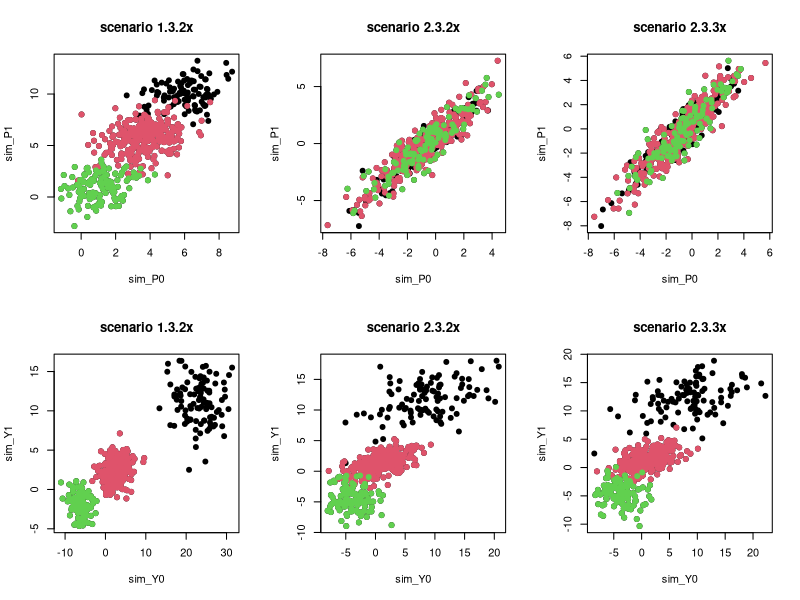
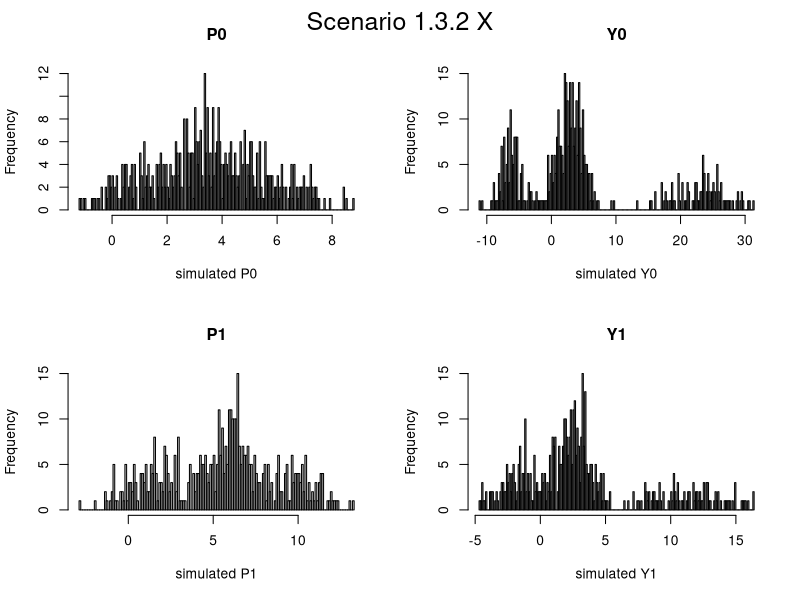
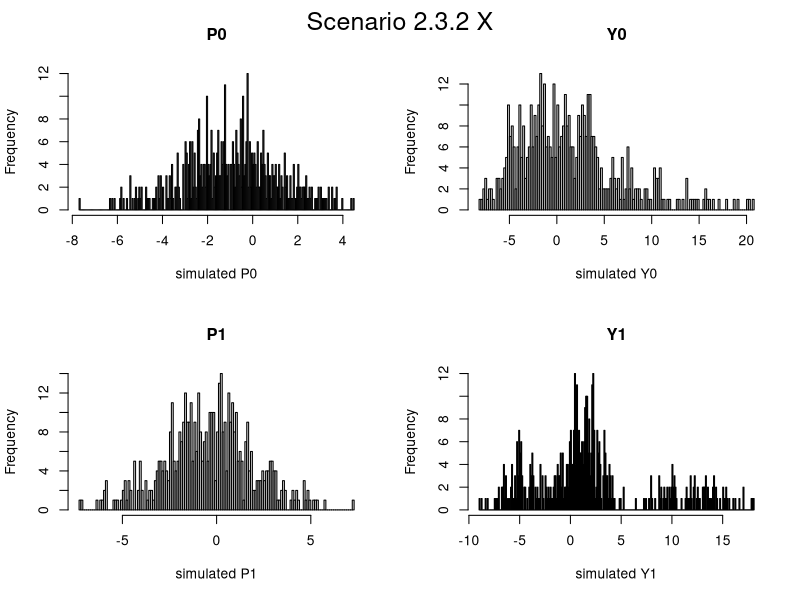
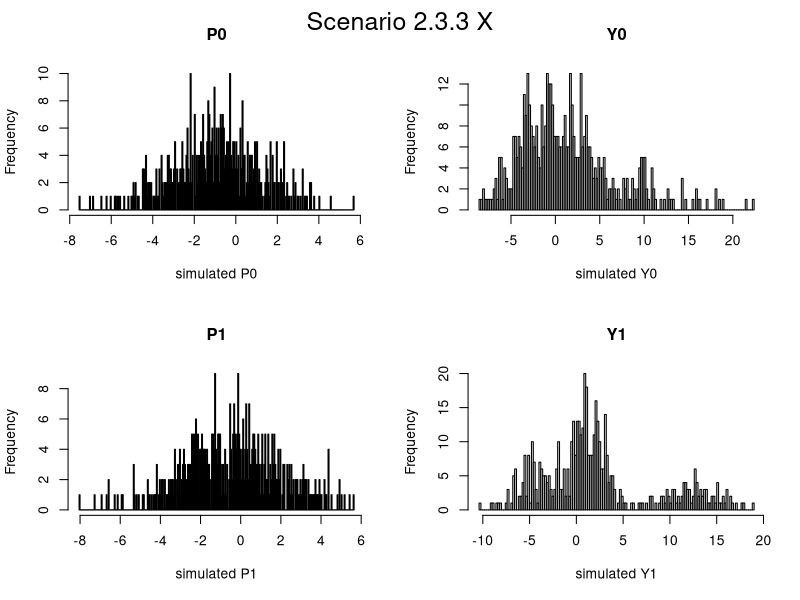

Write R code to recreate these figures, in order. (Note: this script raises an error after producing the figures.)
n <- 500 # units for each sample
samples <- 50 # repetition of each setting (number of samples)


### --- scenarios based on first one ---

sim_1_3_2_X <- function(seed, n) {
  # set seed for reproducibility
  set.seed(seed)
  
  # covariates
  # 2 bernulli with prob=0.4 and prob=0.6 respectively
  X <- cbind(
    1,
    rbinom(n, 1, 0.4),
    rbinom(n, 1, 0.6),
    rnorm(n, 0, 1),
    rnorm(n, 0, 1),
    rnorm(n, 0, 1)
  )
  
  # treatment
  # logit of a covariates function
  reg_T <- 0 + 0.4 * (X[, 2]) + 0.4 * (X[, 3]) + 0.15 * (X[, 5])
  logit_T <- exp(reg_T) / (1 + exp(reg_T))
  Tr <- rbinom(n, 1, logit_T)
  
  #variabes for post-treatment
  beta_0 <- matrix(c(1, 2, 3, 0.5, 0.1, 0.3), 6)
  beta_1 <- matrix(c(1, 4, 5, 0.5, 0.4, 0.2), 6)
  sigma_0 <- 1
  sigma_1 <- 1
  
  # post-treatment variable
  P_0 <- rnorm(n, X %*% beta_0, sigma_0)
  P_1 <- rnorm(n, X %*% beta_1, sigma_1)
  
  P_obs <- P_0 * (Tr == 0) + P_1 * (Tr == 1)
  P_mis <- P_0 * (Tr == 1) + P_1 * (Tr == 0)
  
  X_0 <- X[Tr == 0, , drop = FALSE]
  X_1 <- X[Tr == 1, , drop = FALSE]
  P_T_0 <- P_0[Tr == 0]
  P_T_1 <- P_1[Tr == 1]
  
  # Cluster allocation
  V <- matrix(ifelse(X[,2] == 1 & X[,3] == 1, 1,
                     ifelse(X[,2] == 0 & X[,3] == 0, 3, 2)), 
              ncol = 1)
  
  # Variables for outcome
  eta_0 <- matrix(c(10,1.5,1.3,2, 2, 0.3, 1.8,
                    1,1.1,0.75,1, 0.2, 0.3, 0.2,
                    -5,0.25,0.1,1, 0.2, 0.1, -1), nrow=3, ncol=7, byrow=TRUE)
  eta_1 <- matrix(c(3,1,1,1,0.3, 0.3, 1.5,
                    0.5,0.5,0.5,0.5,0.3, 0.3, 0.6,
                    -2,0.1,0.1,0.1, 0.4, 0.3, -0.6), nrow=3, ncol=7, byrow=TRUE) #make values smaller
  sigma_y_0 <- matrix(c(1,2,1.5))
  sigma_y_1 <- matrix(c(2,0.5,1))
  
  # Outcome
  #create for every unit a mean vector 
  mean_vector_0 <- rowSums(cbind(X[,1:4],-0.5*abs(X[,5]),exp(0.5*X[,6]),P_0)*eta_0[V,])
  mean_vector_1 <- rowSums(cbind(X[,1:4],-0.5*abs(X[,5]),exp(0.5*X[,6]),(P_1-P_0))*eta_1[V,])
  Y_0 <- rnorm(n,mean_vector_0, sqrt(sigma_y_0[V,]))
  Y_1 <- rnorm(n,mean_vector_1, sqrt(sigma_y_1[V,]))
  
  Y_obs <- Y_0 * (Tr == 0) + Y_1 * (Tr == 1)
  Y_mis <- Y_0 * (Tr == 1) + Y_1 * (Tr == 0)
  
  # save all the information as a list
  return(list(
    data = list(X = X, Tr = Tr, 
                P_obs = P_obs, 
                Y_obs = Y_obs, 
                X_0 = X_0, 
                X_1 = X_1,
                P_T_0 = P_T_0, 
                P_T_1 = P_T_1), # simulated data
    simulated_full = list(P_0 = P_0, P_1 = P_1, Y_0 = Y_0, Y_1 = Y_1),
    parameters = list(
      beta_0 = beta_0, beta_1 = beta_1, # true parameters
      sigma_0 = sigma_0, sigma_1 = sigma_1,
      eta_0 = eta_0, eta_1= eta_1,
      sigma_y_0 = sigma_y_0, sigma_y_1 = sigma_y_1,
      V = V
    )
  ))
}

scenario_1_3_2_X <- lapply(1:samples, function(c) sim_1_3_2_X(seed = c, n = n))

### --- scenarios based on second one ---

sim_2_3_2_X <- function(seed, n) {
  # set seed for reproducibility
  set.seed(seed)
  
  # covariates
  # 2 bernulli with prob=0.4 and prob=0.6 respectively
  X <- cbind(
    1,
    rbinom(n, 1, 0.4),
    rbinom(n, 1, 0.6),
    rnorm(n, 0, 1),
    rnorm(n, 0, 0.5),
    rnorm(n, 0, 1),
    rnorm(n, 0, 1),
    rnorm(n, 0, 1),
    rnorm(n, 0, 1),
    rnorm(n, 0, 1),
    rnorm(n, 0, 1)
  )
  
  # treatment
  # logit of a covariates function
  reg_T <- 0 + 0.2 * (X[, 2]) + 0.4 * (X[, 3]) + 0.1 * (X[, 7])
  logit_T <- exp(reg_T) / (1 + exp(reg_T))
  Tr <- rbinom(n, 1, logit_T)
  
  #variabes for post-treatment
  beta_0 <- matrix(c(-1, 0.5, 1.5, 0.2, 0.5,
                     0.7, 1 ,-0.5, -1.2), 9)
  beta_1 <- matrix(c(-0.5, 1, 1.8, 0.2, 0.5,
                     0.7, 1.2 ,-0.3, -1), 9)
  sigma_0 <- 0.5
  sigma_1 <- 0.5
  
  # post-treatment variable
  P_0 <- rnorm(n, X[,-c(2:3)] %*% beta_0, sigma_0)
  P_1 <- rnorm(n, X[,-c(2:3)] %*% beta_1, sigma_1)
  
  P_obs <- P_0 * (Tr == 0) + P_1 * (Tr == 1)
  P_mis <- P_0 * (Tr == 1) + P_1 * (Tr == 0)
  
  X_0 <- X[Tr == 0, , drop = FALSE]
  X_1 <- X[Tr == 1, , drop = FALSE]
  P_T_0 <- P_0[Tr == 0]
  P_T_1 <- P_1[Tr == 1]
  
  # Cluster allocation
  V <- matrix(ifelse(X[,2] == 1 & X[,3] == 1, 1,
                     ifelse(X[,2] == 0 & X[,3] == 0, 3, 2)), 
              ncol = 1)
  
  # Variables for outcome
  eta_0 <- matrix(c(10,1.5,1.3,0.1, 0.4,0.1, 0.2,-0.4,0.3,2,
                    1,1.1,0.75,0.1,0.1, 0.2, 0.2,-0.4,0.3,1,
                    -5,0.25,0.1,0.5,0.1, 0.2, 0.4,-0.4,-0.3,-1), nrow=3, ncol=10, byrow=TRUE)
  eta_1 <- matrix(c(10,1,1,0.6, 0.1,0.1, 0.2,-0.4,0.3,2.5,
                    0,0.8,0.5,0.5,0.1, 0.2, 0.4,-0.4,0.3,0.5,
                    -5,0.5,0.25,0.2,0.1, 0.2, 0.7,-0.4,0.4,-2), nrow=3, ncol=10, byrow=TRUE) #make values smaller
  sigma_y_0 <- matrix(c(0.5,0.5,0.5))
  sigma_y_1 <- matrix(c(0.5,0.5,0.5))
  
  # Outcome
  #create for every unit a mean vector 
  mean_vector_0 <- rowSums(cbind(X[,c(1,4,5,6,7)],abs(X[,8]+2),exp(X[,9]*0.2),-0.1*abs(X[,10]),exp(0.1*X[,11]),P_0)*eta_0[V,])
  mean_vector_1 <- rowSums(cbind(X[,c(1,4,5,6,7)],abs(X[,8]+1.5),exp(X[,9]*0.1),-0.3*abs(X[,10]),exp(0.2*X[,11]),(P_1-P_0))*eta_1[V,])
  Y_0 <- rnorm(n,mean_vector_0, sqrt(sigma_y_0[V,]))
  Y_1 <- rnorm(n,mean_vector_1, sqrt(sigma_y_1[V,]))
  
  Y_obs <- Y_0 * (Tr == 0) + Y_1 * (Tr == 1)
  Y_mis <- Y_0 * (Tr == 1) + Y_1 * (Tr == 0)
  
  # save all the information as a list
  return(list(
    data = list(X = X, Tr = Tr, 
                P_obs = P_obs, 
                Y_obs = Y_obs, 
                X_0 = X_0, 
                X_1 = X_1,
                P_T_0 = P_T_0, 
                P_T_1 = P_T_1), # simulated data
    simulated_full = list(P_0 = P_0, P_1 = P_1, Y_0 = Y_0, Y_1 = Y_1),
    parameters = list(
      beta_0 = beta_0, beta_1 = beta_1, # true parameters
      sigma_0 = sigma_0, sigma_1 = sigma_1,
      eta_0 = eta_0, eta_1= eta_1,
      sigma_y_0 = sigma_y_0, sigma_y_1 = sigma_y_1,
      V = V
    )
  ))
}

scenario_2_3_2_X <- lapply(1:samples, function(c) sim_2_3_2_X(seed = c, n = n))

sim_2_3_3_X <- function(seed, n) {
  # set seed for reproducibility
  set.seed(seed)
  
  # covariates
  # 2 bernulli with prob=0.4 and prob=0.6 respectively
  X <- cbind(
    1,
    rbinom(n, 1, 0.4),
    rbinom(n, 1, 0.6),
    rnorm(n, 0, 1),
    rnorm(n, 0, 0.5),
    rnorm(n, 0, 1),
    rnorm(n, 0, 1),
    rnorm(n, 0, 1),
    rnorm(n, 0, 1),
    rnorm(n, 0, 1),
    rnorm(n, 0, 1),
    rnorm(n, 0, 0.2),
    rnorm(n, 0, 0.25),
    rnorm(n, 0, 0.50),
    rnorm(n, 0, 0.75)
  )
  
  # treatment
  # logit of a covariates function
  reg_T <- 0 + 0.2 * (X[, 2]) + 0.4 * (X[, 3]) + 0.1 * (X[, 7])
  logit_T <- exp(reg_T) / (1 + exp(reg_T))
  Tr <- rbinom(n, 1, logit_T)
  
  #variabes for post-treatment
  beta_0 <- matrix(c(-1, 0.5, 1.5, 0.2, 0.5,
                     0.7, 1 ,-0.5, -1.2, 0.1,
                     0.1, 0.1, 0.1), 13)
  beta_1 <- matrix(c(-0.5, 1, 1.8, 0.2, 0.5,
                     0.7, 1.2 ,-0.3, -1, 0.1,
                     0.1, 0.1, 0.1), 13)
  sigma_0 <- 0.5
  sigma_1 <- 0.5
  
  # post-treatment variable
  P_0 <- rnorm(n, X[,-c(2:3)] %*% beta_0, sigma_0)
  P_1 <- rnorm(n, X[,-c(2:3)] %*% beta_1, sigma_1)
  
  P_obs <- P_0 * (Tr == 0) + P_1 * (Tr == 1)
  P_mis <- P_0 * (Tr == 1) + P_1 * (Tr == 0)
  
  X_0 <- X[Tr == 0, , drop = FALSE]
  X_1 <- X[Tr == 1, , drop = FALSE]
  P_T_0 <- P_0[Tr == 0]
  P_T_1 <- P_1[Tr == 1]
  
  # Cluster allocation
  V <- matrix(ifelse(X[,2] == 1 & X[,3] == 1, 1,
                     ifelse(X[,2] == 0 & X[,3] == 0, 3, 2)), 
              ncol = 1)
  
  # Variables for outcome
  eta_0 <- matrix(c(10,1.5,1.3,0.1,0.4,0.1,0.2,-0.4,0.3,0.1,0.1,0.1,0.1,2,
                    1,1.1,0.75,0.1,0.1, 0.2, 0.2,-0.4,0.3,0.1,0.1,0.1,0.1,1,
                    -5,0.25,0.1,0.5,0.1, 0.2, 0.4,-0.4,-0.3,0.1,0.1,0.1,0.1,-1), nrow=3, ncol=14, byrow=TRUE)
  eta_1 <- matrix(c(10,1,1,0.6, 0.1,0.1, 0.2,-0.4,0.3,0.1,0.1,0.1,0.1,2.5,
                    0,0.8,0.5,0.5,0.1, 0.2, 0.4,-0.4,0.3,0.1,0.1,0.1,0.1,0.5,
                    -5,0.5,0.25,0.2,0.1, 0.2, 0.7,-0.4,0.4,0.1,0.1,0.1,0.1,-2), nrow=3, ncol=14, byrow=TRUE)
  sigma_y_0 <- matrix(c(0.5,0.5,0.5))
  sigma_y_1 <- matrix(c(0.5,0.5,0.5))
  
  # Outcome
  #create for every unit a mean vector 
  mean_vector_0 <- rowSums(cbind(X[,c(1,4,5,6,7)],abs(X[,8]+2),exp(X[,9]*0.2),
                                 -0.1*abs(X[,10]),exp(0.1*X[,11]),X[,c(12,13,14,15)],
                                 P_0)*eta_0[V,])
  mean_vector_1 <- rowSums(cbind(X[,c(1,4,5,6,7)],abs(X[,8]+1.5),exp(X[,9]*0.1),
                                 -0.3*abs(X[,10]),exp(0.2*X[,11]),X[,c(12,13,14,15)],
                                 (P_1-P_0))*eta_1[V,])
  Y_0 <- rnorm(n,mean_vector_0, sqrt(sigma_y_0[V,]))
  Y_1 <- rnorm(n,mean_vector_1, sqrt(sigma_y_1[V,]))
  
  Y_obs <- Y_0 * (Tr == 0) + Y_1 * (Tr == 1)
  Y_mis <- Y_0 * (Tr == 1) + Y_1 * (Tr == 0)
  
  # save all the information as a list
  return(list(
    data = list(X = X, Tr = Tr, 
                P_obs = P_obs, 
                Y_obs = Y_obs, 
                X_0 = X_0, 
                X_1 = X_1,
                P_T_0 = P_T_0, 
                P_T_1 = P_T_1), # simulated data
    simulated_full = list(P_0 = P_0, P_1 = P_1, Y_0 = Y_0, Y_1 = Y_1),
    parameters = list(
      beta_0 = beta_0, beta_1 = beta_1, # true parameters
      sigma_0 = sigma_0, sigma_1 = sigma_1,
      eta_0 = eta_0, eta_1= eta_1,
      sigma_y_0 = sigma_y_0, sigma_y_1 = sigma_y_1,
      V = V
    )
  ))
}

scenario_2_3_3_X <- lapply(1:samples, function(c) sim_2_3_3_X(seed = c, n = n))


# plots ####
plot_potential_P<-function(sim_P0, sim_P1, sim_V, n_scenario){
  plot(sim_P0,sim_P1, pch=19, main=paste0("scenario ", n_scenario))
  points(sim_P0[sim_V==2],
         sim_P1[sim_V==2], pch=19,
         col=2)
  points(sim_P0[sim_V==3],
         sim_P1[sim_V==3], pch=19,
         col=3)
}
plot_potential_Y<-function(sim_Y0, sim_Y1, sim_V, n_scenario){
  plot(sim_Y0,sim_Y1, pch=19, main=paste0("scenario ", n_scenario))
  points(sim_Y0[sim_V==2],
         sim_Y1[sim_V==2], pch=19,
         col=2)
  points(sim_Y0[sim_V==3],
         sim_Y1[sim_V==3], pch=19,
         col=3)
}

### scenario 1
par(mfrow=c(2,3))
plot_potential_P(scenario_1_3_2_X[[1]]$simulated_full$P_0,
                 scenario_1_3_2_X[[1]]$simulated_full$P_1,
                 scenario_1_3_2_X[[1]]$parameters$V,
                 n_scenario="1.3.2x")
###scenario 2
plot_potential_P(scenario_2_3_2_X[[1]]$simulated_full$P_0,
                 scenario_2_3_2_X[[1]]$simulated_full$P_1,
                 scenario_2_3_2_X[[1]]$parameters$V,
                 n_scenario="2.3.2x")
plot_potential_P(scenario_2_3_3_X[[1]]$simulated_full$P_0,
                 scenario_2_3_3_X[[1]]$simulated_full$P_1,
                 scenario_2_3_3_X[[1]]$parameters$V,
                 n_scenario="2.3.3x")
### scenario 1
plot_potential_Y(scenario_1_3_2_X[[1]]$simulated_full$Y_0,
                 scenario_1_3_2_X[[1]]$simulated_full$Y_1,
                 scenario_1_3_2_X[[1]]$parameters$V,
                 n_scenario="1.3.2x")
### scenario 2
plot_potential_Y(scenario_2_3_2_X[[1]]$simulated_full$Y_0,
                 scenario_2_3_2_X[[1]]$simulated_full$Y_1,
                 scenario_2_3_2_X[[1]]$parameters$V,
                 n_scenario="2.3.2x")
plot_potential_Y(scenario_2_3_3_X[[1]]$simulated_full$Y_0,
                 scenario_2_3_3_X[[1]]$simulated_full$Y_1,
                 scenario_2_3_3_X[[1]]$parameters$V,
                 n_scenario="2.3.3x")

### histogram simulation function ###
hist_simulation <- function(scenario, title){
  par(mfrow=c(2,2))
  hist(scenario[[1]]$simulated_full$P_0, breaks = 200, main="P0", xlab="simulated P0")
  hist(scenario[[1]]$simulated_full$Y_0, breaks = 200, main="Y0", xlab="simulated Y0")
  hist(scenario[[1]]$simulated_full$P_1, breaks = 200, main="P1", xlab="simulated P1")
  hist(scenario[[1]]$simulated_full$Y_1, breaks = 200, main="Y1", xlab="simulated Y1")
  mtext(title, side=3, line=-2, outer=TRUE, cex=1.5)
}


hist_simulation(scenario_1_3_2_X, "Scenario 1.3.2 X")

hist_simulation(scenario_2_3_2_X, "Scenario 2.3.2 X")

hist_simulation(scenario_2_3_3_X, "Scenario 2.3.3 X")


hist_simulation_condTR(scenario_1)
hist_simulation_condTR(scenario_1_3_X)
hist_simulation_condTR(scenario_1_2_X)

hist_simulation_condTR(scenario_2)
hist_simulation_condTR(scenario_2_3_X)
hist_simulation_condTR(scenario_2_2_X)




